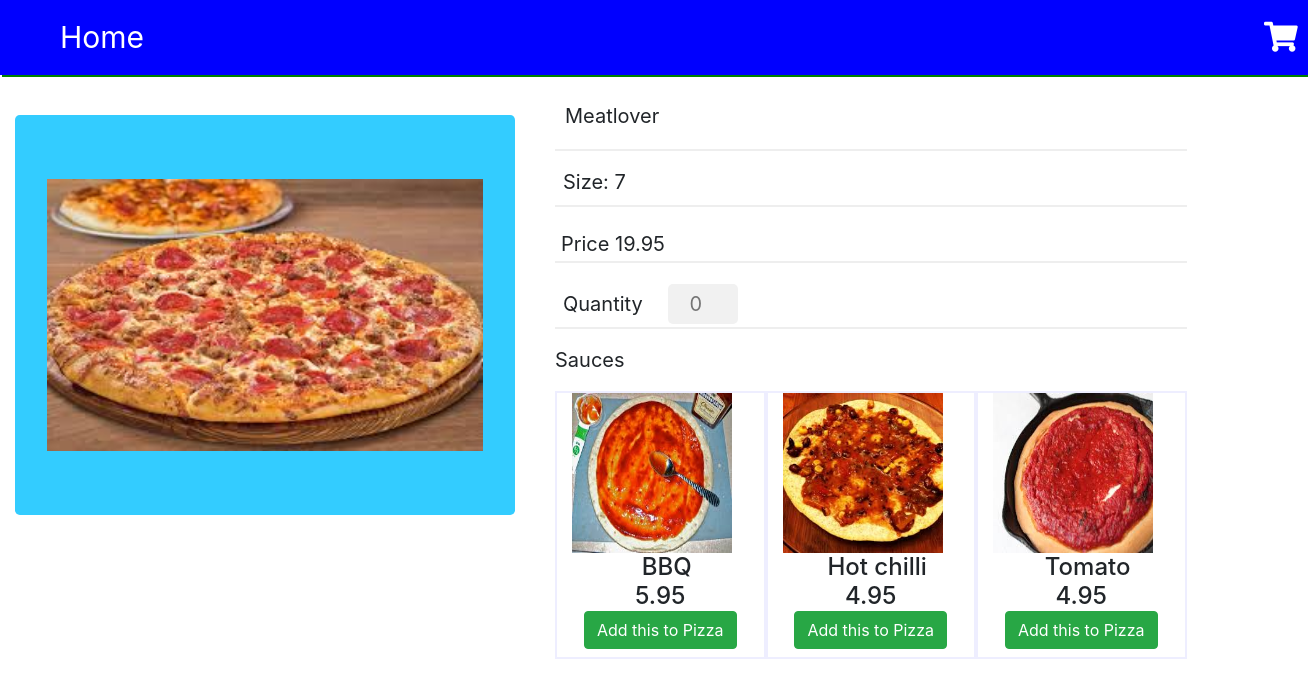
/meatlover.php, run on the app's committed database.
### tables this page shows
CREATE TABLE `pizza` (
  `PizzaID` int(8) NOT NULL,
  `PizzaName` varchar(16) NOT NULL,
  `Price` decimal(4,2) NOT NULL,
  `Size` int(2) NOT NULL,
  `Picture` varchar(30) NOT NULL
);

CREATE TABLE `sauce` (
  `SauceID` int(8) NOT NULL,
  `SauceName` varchar(16) NOT NULL,
  `SauceCost` decimal(4,2) NOT NULL,
  `SaucePic` varchar(20) NOT NULL
);

### sauce.php (the view)
<?php
$conn = mysqli_connect("localhost", "root", "", "pizzastores");
$sauceresult = mysqli_query($conn,"SELECT * from `SAUCE`");
?>
<?php while ($saucerow = mysqli_fetch_array($sauceresult)) { ?>
<a  style="margin-top:-30px; border:2px solid #EEF; float:left; " class="col-md-4">
	<img width="160" height="160" src="<?php echo "pizzas/".$saucerow[3]; ?>" />
	<h4 align="center">
		<span> &nbsp</span>
		<span > <?php echo $saucerow[1]; ?></span>
		<br>
		<span> <?php echo $saucerow[2]; ?></span>
		<br/>
		<button class="btn btn-success" id="<?php echo $saucerow[0]; ?>" onclick="updatecart(this.id)">Add this to Pizza</button>
		</h4>
	</a>
<?php } ?>

### pizza.php
<?php while ($pizzarow= mysqli_fetch_array($pizzaresult)) { ?>
	<br/>
	<img class="jumbotron" style="background-color: #33ccff" width="500" height="400" src="<?php echo "pizzas/".$pizzarow[4]; ?>" />
</div>
<div style="float:left; margin-left: 10px;" class="col-md-6">
	<p  style="height:60px; padding:10px; font-size: 20px; border-bottom:2px solid #EEE;"> <?php echo $pizzarow[1] ?> <span id="pizzaid" style="display:none;"><?php echo $pizzarow[0]; ?></span> </p>
	<p style="height:40px; font-size:20px; padding-left:8px; border-bottom:2px solid #EEE; "> Size:
	<?php echo $pizzarow[3]; ?> </p>
<p style="height:40px; font-size: 20px; padding:6px; border-bottom:2px solid #EEE;">Price <?php echo $pizzarow[2]; ?> </p>
<p style="padding-left:8px; height:50px; font-size: 20px; border-bottom:2px solid #EEE;">Quantity
<input  id="quantity" min="0" type="number" style="border-radius:5px; text-align:center; margin-left:20px; height:40px; width:70px;"  name="quantity" placeholder="0"> </p>
<?php } ?>

### css/style.css (style rules this page uses)
a { text-decoration: none; }
input[type=text], input[type=password] ,input[type=number] { width: 30%; padding: 15px; margin: 5px 0 22px 0; display: inline-block; border: none; background: #f1f1f1; text-align:center; }

### data on the page
pizza: Picture (picture), PizzaName "Meatlover", Size "7", Price "19.95"
sauce: SaucePic (picture), SauceName "BBQ", SauceCost "5.95"
sauce: SaucePic (picture), SauceName "Hot chilli", SauceCost "4.95"
sauce: SaucePic (picture), SauceName "Tomato", SauceCost "4.95"
